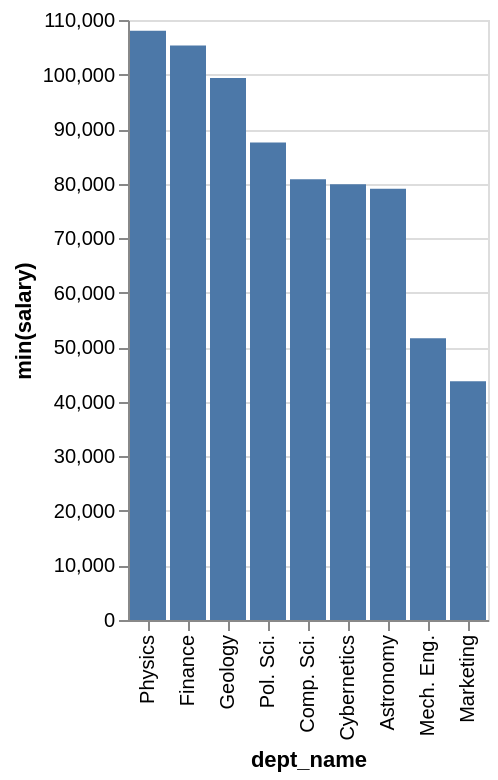

Write the Vega-Lite specification saved for this chart.
### Vega-Lite specification from a JSON file in a GitHub repository (floating-point values rounded to 4 significant figures)
{"data": {"values": [{"x_data": "Physics", "y_data": 108000.0}, {"x_data": "Finance", "y_data": 105300.0}, {"x_data": "Geology", "y_data": 99380.0}, {"x_data": "Pol. Sci.", "y_data": 87550.0}, {"x_data": "Comp. Sci.", "y_data": 80800.0}, {"x_data": "Cybernetics", "y_data": 79870.0}, {"x_data": "Astronomy", "y_data": 79070.0}, {"x_data": "Mech. Eng.", "y_data": 51650.0}, {"x_data": "Marketing", "y_data": 43770.0}]}, "mark": "bar", "encoding": {"x": {"field": "x_data", "type": "nominal", "title": "dept_name", "sort": {"op": "sum", "field": "y_data", "order": "descending"}}, "y": {"field": "y_data", "type": "quantitative", "title": "min(salary)"}}}
